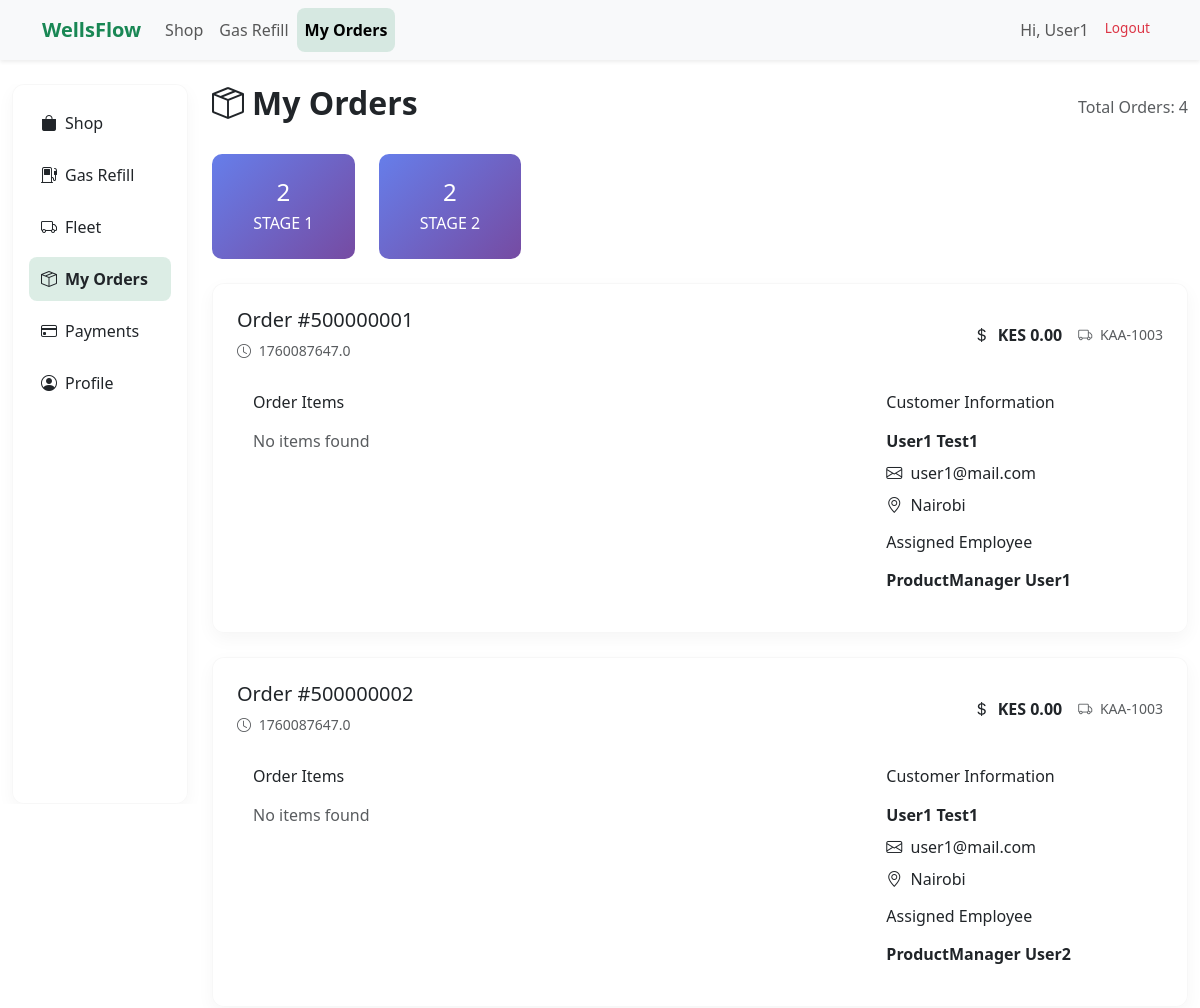
Before: /vieworders (signed in, upper part) with the older database file.
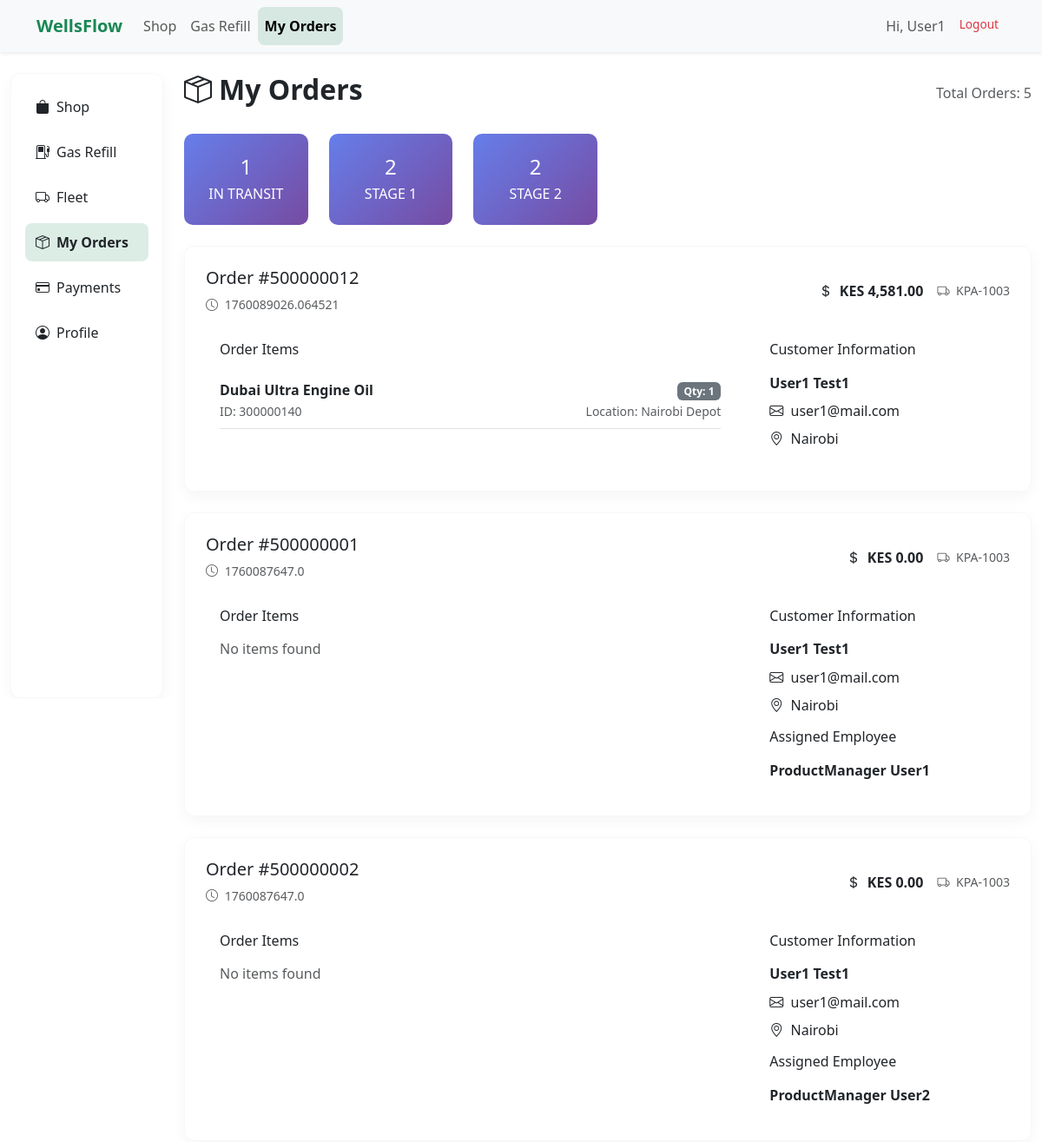
After: the same page with the newer database file.
### models.py (models this page shows, shortened)
class User(UserMixin, db.Model):
    __tablename__ = "Users"  # Match DB table
    id = db.Column(db.Integer, primary_key=True)
    fname = db.Column(db.String(50))
    lname = db.Column(db.String(50))
    email = db.Column(db.String(120), unique=True, nullable=False)
    phone = db.Column(db.String(15))
    password_hash = db.Column(db.String(128))
    role = db.Column(db.String(50), default="customer")

class Order(db.Model):
    __tablename__ = "Orders"  # ✅ match DB
    id = db.Column(db.Integer, primary_key=True)
    customer_id = db.Column(db.Integer, db.ForeignKey("Users.id"))
    product_id = db.Column(db.Integer, db.ForeignKey("Products.id"))
    status = db.Column(db.String(50), default="Received")

class Fleet(db.Model):
    __tablename__ = "Fleet"  # ✅ match DB
    id = db.Column(db.Integer, primary_key=True)
    name = db.Column(db.String(80), nullable=False)         # e.g., "Truck A"
    reg_no = db.Column(db.String(30), unique=True)          # e.g., "KAA 123A"
    category = db.Column(db.String(50))                     # e.g., Tanker, Trailer, Small Truck
    status = db.Column(db.String(30), default="available")  # available, in transit, service

class Product(db.Model):
    __tablename__ = "Products"  # ✅ match actual DB table
    id = db.Column(db.Integer, primary_key=True)
    name = db.Column(db.String(100), nullable=False)
    category = db.Column(db.String(50))
    price = db.Column(db.Float)
    stock = db.Column(db.Integer)

### tables this page shows
CREATE TABLE `Employees` (
    `employee_id` INTEGER PRIMARY KEY NOT NULL UNIQUE,
    `first_name` TEXT NOT NULL,
    `last_name` TEXT NOT NULL,
    `phone_number` INTEGER NOT NULL,
    `email` TEXT NOT NULL UNIQUE,
    `password` TEXT NOT NULL,
    `otp` TEXT NOT NULL,
    `otp_timestamp` REAL NOT NULL,
    `location` TEXT NOT NULL,
    `role` TEXT NOT NULL DEFAULT 'Customer',
    `status` TEXT NOT NULL DEFAULT 'Inactive',
    `last_login` REAL NOT NULL
);

### app.py (the view)
@app.route("/vieworders")
@login_required
def vieworders():
    conn = sqlite3.connect(shopfleetdb)
    conn.row_factory = sqlite3.Row
    cursor = conn.cursor()
    current_user_id = current_user.user_id
    cursor.execute("""
        SELECT o.*,
               u.first_name as customer_first_name,
               u.last_name as customer_last_name,
               u.email as customer_email,
               u.location as customer_location,
               e.first_name as employee_first_name,
               e.last_name as employee_last_name,
               f.registration_number as fleet_registration,
               c.status as cart_status
        FROM Orders o
        LEFT JOIN Cart c ON o.cart_id = c.cart_id
        LEFT JOIN Users u ON c.user_id = u.user_id
        LEFT JOIN Employees e ON o.employee_id = e.employee_id
        LEFT JOIN Fleet f ON o.fleet_id = f.fleet_id
        WHERE c.user_id = ?
        ORDER BY o.order_timestamp DESC
    """, (current_user_id,))
    orders = cursor.fetchall()
    processed_orders = []
    for order in orders:
        order_dict = dict(order)
        cart_status = order_dict.get('cart_status', '')
        parsed_items = []
        if 'Order_Items:' in cart_status:
            try:
                cart_details_str = cart_status.split('Order_Items:')[1]
                items = cart_details_str.split('; ')
                for item in items:
                    parsed_item = {
                        'name': 'Unknown',
                        'id': 'Unknown',
                        'quantity': '1',
                        'location': 'Unknown'
                    }
                    try:
                        if ' (ID: ' in item:
                            name_part = item.split(' (ID: ')[0]
                            parsed_item['name'] = name_part
                        if ' (ID: ' in item and ') x' in item:
                            id_part = item.split(' (ID: ')[1].split(') x')[0]
                            parsed_item['id'] = id_part
                        if ') x' in item and ' - Location: ' in item:
                            qty_loc_part = item.split(') x')[1]
                            if ' - Location: ' in qty_loc_part:
                                qty_part = qty_loc_part.split(' - Location: ')[0]
                                loc_part = qty_loc_part.split(' - Location: ')[1]
                                parsed_item['quantity'] = qty_part
                                parsed_item['location'] = loc_part
                            else:
                                parsed_item['quantity'] = qty_loc_part
                    except:
                        parsed_item['name'] = item
                    parsed_items.append(parsed_item)
            except:
                pass
        total_amount = 0
        for item in parsed_items:
            if item['id'] != 'Unknown' and str(item['id']).isdigit():
                try:
                    cursor.execute("""
                        SELECT retail_price FROM Products
                        WHERE product_id = ?
                    """, (int(item['id']),))
                    product = cursor.fetchone()
                    if product:
                        retail_price = product['retail_price']
                        quantity = int(item['quantity']) if str(item['quantity']).isdigit() else 1
                        total_amount += retail_price * quantity
                except ValueError:
                    continue
        order_dict['parsed_items'] = parsed_items
        order_dict['total_amount'] = total_amount
        processed_orders.append(order_dict)
    cursor.execute("""
        SELECT o.status, COUNT(*) as count
        FROM Orders o
        LEFT JOIN Cart c ON o.cart_id = c.cart_id
        WHERE c.user_id = ?
        GROUP BY o.status
    """, (current_user_id,))
    status_counts = cursor.fetchall()
    cursor.execute("""
        SELECT COUNT(*) as total
        FROM Orders o
        LEFT JOIN Cart c ON o.cart_id = c.cart_id
        WHERE c.user_id = ?
    """, (current_user_id,))
    total_orders = cursor.fetchone()['total']
    conn.close()
    return render_template("fleet/fleet_extend/customers/vieworders.html",
                           orders=processed_orders,
                           status_counts=status_counts,
                           current_filter=None,  # No filter for user view
                           total_orders=total_orders)

### app.py (called while the page is built, shortened)
@login_manager.user_loader
def load_user(user_id):
    conn = sqlite3.connect(shopfleetdb)
    conn.row_factory = sqlite3.Row
    cursor = conn.cursor()
    cursor.execute(
        "SELECT user_id, first_name, last_name, email, 'customer' as role FROM Users WHERE user_id = ?",
        (user_id,),
    )
    row = cursor.fetchone()
    if row:
        conn.close()
        return UserObject(row['user_id'], row['first_name'], row['last_name'], row['email'], row['role'])

### user_object.py (called while the page is built)
    @property
    def fname(self):
        if self.role != 'customer' and self.username:
            return self.username
        return self.first_name

### templates/fleet/fleet_extend/customers/vieworders.html (shortened to what this page needs)
<!DOCTYPE html>
<html lang="en">
<head>
  <link href="https://cdn.jsdelivr.net/npm/bootstrap@5.3.0/dist/css/bootstrap.min.css" rel="stylesheet"/>
  <link href="{{ url_for('static', filename='css/styles.css') }}" rel="stylesheet">
  <link rel="stylesheet" href="https://cdn.jsdelivr.net/npm/bootstrap-icons@1.10.5/font/bootstrap-icons.css">
</head>
<body>
<nav class="navbar navbar-expand-lg navbar-light bg-light shadow-sm">
  <div class="container">
    <a class="navbar-brand text-success fw-bold" href="/">WellsFlow</a>
    <div class="collapse navbar-collapse" id="navbarNav">
      <ul class="navbar-nav me-auto">
        {% if current_user.is_authenticated %}
          {% if current_user.role == 'customer' %}
            <li class="nav-item"><a class="nav-link" href="{{ url_for('shop.shop_home') }}">Shop</a></li>
            <li class="nav-item"><a class="nav-link" href="{{ url_for('gasrefill.gas_refill_form') }}">Gas Refill</a></li>
            <li class="nav-item"><a class="nav-link active" href="{{ url_for('vieworders') }}">My Orders</a></li>
          {% endif %}
        {% else %}
          <li class="nav-item"><a class="nav-link" href="{{ url_for('shop.shop_home') }}">Shop</a></li>
          <li class="nav-item"><a class="nav-link" href="{{ url_for('gasrefill.gas_refill_form') }}">Gas Refill</a></li>
          <li class="nav-item"><a class="nav-link" href="{{ url_for('fleet.fleet_home') }}">Fleet</a></li>
        {% endif %}
      </ul>
      <ul class="navbar-nav">
        {% if current_user.is_authenticated %}
          <li class="nav-item">
            <span class="nav-link">Hi, {{ current_user.fname }}{% if current_user.role != 'customer' %} ({{ current_user.role }}){% endif %}</span>
          </li>
          <li class="nav-item">
            <a class="nav-link text-danger" href="{{ url_for('auth.logout') }}">Logout</a>
          </li>
        {% endif %}
      </ul>
    </div>
  </div>
</nav>
<div class="container-fluid mt-4">
  <div class="row">
    <div class="col-lg-2 d-none d-lg-block sidebar-container">
      <div class="glass-card p-3 h-100 sidebar-content">
        <ul class="nav flex-column">
          <li class="nav-item mb-2"><a href="{{ url_for('shop.shop_home') }}" class="nav-link text-dark"><i class="bi bi-bag-fill me-2"></i>Shop</a></li>
          <li class="nav-item mb-2"><a href="{{ url_for('gasrefill.gas_refill_form') }}" class="nav-link text-dark"><i class="bi bi-fuel-pump me-2"></i>Gas Refill</a></li>
          <li class="nav-item mb-2"><a href="{{ url_for('fleet.fleet_home') }}" class="nav-link text-dark"><i class="bi bi-truck me-2"></i>Fleet</a></li>
          <li class="nav-item mb-2"><a href="{{ url_for('vieworders') }}" class="nav-link text-dark fw-bold"><i class="bi bi-box-seam me-2"></i>My Orders</a></li>
          <li class="nav-item mb-2"><a href="#" class="nav-link text-dark"><i class="bi bi-credit-card me-2"></i>Payments</a></li>
          <li class="nav-item mb-2"><a href="#" class="nav-link text-dark"><i class="bi bi-person-circle me-2"></i>Profile</a></li>
        </ul>
      </div>
    </div>
    <div class="col-lg-10">
      <div class="d-flex justify-content-between align-items-center mb-4">
        <h2 class="fw-bold"><i class="bi bi-box-seam me-2"></i>My Orders</h2>
        <span class="text-muted">Total Orders: {{ total_orders }}</span>
      </div>
      {% if status_counts %}
      <div class="row mb-4">
        {% for status_count in status_counts %}
        <div class="col-md-2 col-sm-4">
          <div class="stats-card">
            <h4 class="mb-1">{{ status_count['count'] }}</h4>
            <p class="mb-0 text-uppercase">{{ status_count['status'] }}</p>
          </div>
        </div>
        {% endfor %}
      </div>
      {% endif %}
      {% if orders %}
        {% for order in orders %}
        <div class="order-card glass-card p-4">
        <div class="row align-items-center mb-3">
            <div class="col-md-6">
            <h5 class="mb-1">
                Order #{{ order['order_id'] }}
                <span class="badge status-badge status-{{ order['status'].lower().replace(' ', '') }}">
                </span>
            </h5>
            <small class="text-muted">
                <i class="bi bi-clock me-1"></i>
                {{ order['order_timestamp'] }}
            </small>
            </div>
            <div class="col-md-6 text-md-end">
            <div class="d-flex justify-content-md-end align-items-center gap-3">
                <span class="fw-bold">
                <i class="bi bi-currency-dollar me-1"></i>
                KES {{ "{:,.2f}".format(order['total_amount']) }}
                </span>
                {% if order['fleet_registration'] %}
                <span class="text-muted small">
                <i class="bi bi-truck me-1"></i>
                {{ order['fleet_registration'] }}
                </span>
                {% endif %}
            </div>
            </div>
        </div>
        <div class="row">
            <div class="col-md-8">
            <div class="card border-0">
                <div class="card-body p-3">
                <h6 class="card-title mb-3">Order Items</h6>
                <div class="item-list">
                    {% if order['parsed_items'] %}
                    {% for item in order['parsed_items'] %}
                    <div class="d-flex justify-content-between align-items-center py-2 border-bottom">
                        <div>
                        <strong>{{ item['name'] }}</strong>
                        <br>
                        <small class="text-muted">ID: {{ item['id'] }}</small>
                        </div>
                        <div class="text-end">
                        <span class="badge bg-secondary">Qty: {{ item['quantity'] }}</span>
                        {% if item['location'] != 'Unknown' %}
                        <br>
                        <small class="text-muted">Location: {{ item['location'] }}</small>
                        {% endif %}
                        </div>
                    </div>
                    {% endfor %}
                    {% else %}
                    <p class="text-muted mb-0">No items found</p>
                    {% endif %}
                </div>
                </div>
            </div>
            </div>
            <div class="col-md-4">
            <div class="card border-0">
                <div class="card-body p-3">
                <h6 class="card-title mb-3">Customer Information</h6>
                <div class="mb-2">
                    <strong>{{ order['customer_first_name'] }} {{ order['customer_last_name'] }}</strong>
                </div>
                <div class="mb-2">
                    <i class="bi bi-envelope me-1"></i>
                    {{ order['customer_email'] }}
                </div>
                <div class="mb-2">
                    <i class="bi bi-geo-alt me-1"></i>
                    {{ order['customer_location'] }}
                </div>
                {% if order['employee_first_name'] %}
                <div class="mt-3">
                    <h6 class="card-title mb-3">Assigned Employee</h6>
                    <div>
                    <strong>{{ order['employee_first_name'] }} {{ order['employee_last_name'] }}</strong>
                    </div>
                </div>
                {% endif %}
                </div>
            </div>
            </div>
        </div>
        </div>
        {% endfor %}
      {% endif %}
    </div>
  </div>
</div>
</body>
</html>

### static/css/styles.css (style rules this page uses)
.glass-card { background: rgba(255, 255, 255, 0.2); border-radius: 15px; box-shadow: 0 8px 32px rgba(31, 38, 135, 0.2); backdrop-filter: blur(12px); -webkit-backdrop-filter: blur(12px); border: 1px solid rgba(255, 255, 255, 0.18); transition: transform 0.2s ease, box-shadow 0.2s ease; }
.nav-link { border-radius: 8px; padding: 10px 12px; transition: background 0.2s ease; }
.nav-link:hover, .nav-link.active { background: rgba(25, 135, 84, 0.15); color: #198754; font-weight: 600; }
.text-danger { font-size: 0.85rem; color: #dc3545; }

### templates/fleet/fleet_extend/customers/vieworders.html (style rules this page uses)
.navbar { position: sticky; top: 0; z-index: 1000; box-shadow: 0 2px 10px rgba(0,0,0,0.1); }
.sidebar-container { position: sticky; top: 80px; height: calc(100vh - 80px); overflow: hidden; }
.sidebar-content { height: 100%; overflow-y: auto; }
.glass-card { background: rgba(255,255,255,0.85); border-radius: 12px; box-shadow: 0 6px 18px rgba(0,0,0,0.04); border: 1px solid rgba(0,0,0,0.03); }
.order-card { margin-bottom: 1.5rem; transition: transform 0.2s; }
.status-badge { font-size: 0.8rem; padding: 0.3rem 0.6rem; border-radius: 20px; }
.item-list { max-height: 200px; overflow-y: auto; }
.stats-card { background: linear-gradient(135deg, #667eea 0%, #764ba2 100%); color: white; border-radius: 10px; padding: 1.5rem; text-align: center; }

Changed rows visible on the page:
added Order: order_id "500000012", order_timestamp "1760089026.064521", total_amount "4,581.00", fleet_registration "KPA-1003", customer_first_name "User1", customer_last_name "Test1", customer_email "user1@mail.com", customer_location "Nairobi"
now on this page (row unchanged): Product: name "Dubai Ultra Engine Oil", id "300000140", quantity "1", location "Nairobi Depot"
changed through a linked row, Order id 500000001: fleet_registration "KAA-1003" → "KPA-1003"
changed through a linked row, Order "User2": fleet_registration "KAA-1003" → "KPA-1003"
Other visible differences:
{{ total_orders }}: "4" → "5"
new list line: "1 IN TRANSIT"
